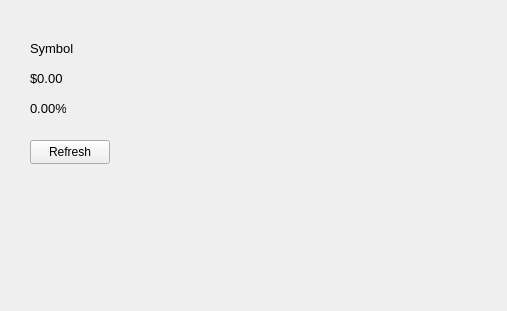
<?xml version="1.0" encoding="UTF-8"?>
<ui version="4.0">
 <class>MainWindow</class>
 <widget class="QMainWindow" name="MainWindow">
  <property name="geometry">
   <rect>
    <x>0</x>
    <y>0</y>
    <width>507</width>
    <height>311</height>
   </rect>
  </property>
  <property name="windowTitle">
   <string>StockFlow</string>
  </property>
  <widget class="QWidget" name="centralwidget">
   <widget class="QLabel" name="labelSymbol">
    <property name="geometry">
     <rect>
      <x>30</x>
      <y>40</y>
      <width>47</width>
      <height>16</height>
     </rect>
    </property>
    <property name="font">
     <font>
      <pointsize>10</pointsize>
     </font>
    </property>
    <property name="text">
     <string>Symbol</string>
    </property>
   </widget>
   <widget class="QLabel" name="labelPrice">
    <property name="geometry">
     <rect>
      <x>30</x>
      <y>70</y>
      <width>47</width>
      <height>16</height>
     </rect>
    </property>
    <property name="font">
     <font>
      <pointsize>10</pointsize>
     </font>
    </property>
    <property name="text">
     <string>$0.00</string>
    </property>
   </widget>
   <widget class="QLabel" name="labelChange">
    <property name="geometry">
     <rect>
      <x>30</x>
      <y>100</y>
      <width>36</width>
      <height>16</height>
     </rect>
    </property>
    <property name="font">
     <font>
      <pointsize>10</pointsize>
     </font>
    </property>
    <property name="text">
     <string>0.00%</string>
    </property>
   </widget>
   <widget class="QPushButton" name="btnRefresh">
    <property name="geometry">
     <rect>
      <x>30</x>
      <y>140</y>
      <width>80</width>
      <height>24</height>
     </rect>
    </property>
    <property name="text">
     <string>Refresh</string>
    </property>
   </widget>
  </widget>
 </widget>
 <resources/>
 <connections/>
</ui>
